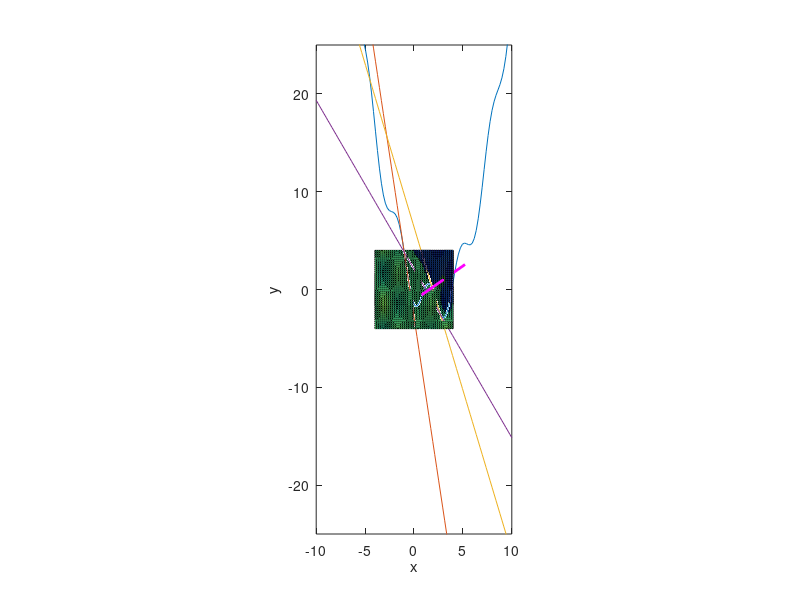

Here is the MATLAB script that generated this plot:
%% Uppgift 1
f=@(x)0.5.*(x-2).^2-2*cos(2*x)-1.5;
Df=@(x)x-2+4*sin(2*x);

x=linspace(-10,10,100);

L=@(x,a)f(a)+Df(a)*(x-a);

hold on
axis([-10 10 -25 25]);

plot(x,f(x))
plot(x,L(x,-1))
plot(x,L(x,2.5))
plot(x,L(x,2.8))

%% Uppgift 2
f=@(x,y)x.*cos(2*x).*sin(y);
dfdx=@(x,y)sin(y).*(cos(2*x)-2*x.*sin(2*x)); dfdy=@(x,y)x.*cos(2*x).*cos(y);

L=@(x,y,a,b)f(a,b)+dfdx(a,b)*(x-a)+dfdy(a,b)*(y-b);
n=@(x,y)[dfdx(x,y);dfdy(x,y);-1];

a=3; b=1;
p0=[a;b;f(a,b)]; n0=n(a,b);
x=linspace(-4,4,40); y=linspace(-4,4,40);
[X,Y]=meshgrid(x,y);
Z=f(X,Y); T=L(X,Y,a,b);

surf(X,Y,Z)
hold on
surf(X,Y,T,'FaceColor','b','FaceAlpha',0.4);
s=[-1 1];
plot3(p0(1)+s*n0(1),p0(2)+s*n0(2),p0(3)+s*n0(3),'m','linewidth',2);
hold off
xlabel('x'), ylabel('y'), zlabel('z'), box on
axis equal, axis vis3d, rotate3d on

%% Uppgift 3
f=@(x,y)[x.*(1+y.^2)-1; y.*(1+x.^2)-2];
